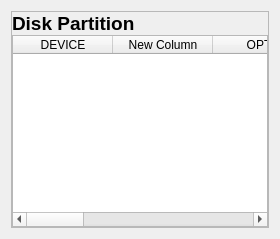
            <widget class="QWidget" name="storage">
             <layout class="QHBoxLayout" name="horizontalLayout_15">
              <item>
               <widget class="QFrame" name="storage_frame">
                <property name="frameShape">
                 <enum>QFrame::StyledPanel</enum>
                </property>
                <property name="frameShadow">
                 <enum>QFrame::Raised</enum>
                </property>
                <layout class="QVBoxLayout" name="verticalLayout_7">
                 <property name="spacing">
                  <number>0</number>
                 </property>
                 <property name="leftMargin">
                  <number>0</number>
                 </property>
                 <property name="topMargin">
                  <number>0</number>
                 </property>
                 <property name="rightMargin">
                  <number>0</number>
                 </property>
                 <property name="bottomMargin">
                  <number>0</number>
                 </property>
                 <item>
                  <widget class="QLabel" name="label_52">
                   <property name="font">
                    <font>
                     <pointsize>14</pointsize>
                     <weight>75</weight>
                     <bold>true</bold>
                    </font>
                   </property>
                   <property name="text">
                    <string>Disk Partition</string>
                   </property>
                  </widget>
                 </item>
                 <item>
                  <widget class="QTableWidget" name="storage_table_widget">
                   <column>
                    <property name="text">
                     <string>DEVICE</string>
                    </property>
                   </column>
                   <column>
                    <property name="text">
                     <string>New Column</string>
                    </property>
                   </column>
                   <column>
                    <property name="text">
                     <string>OPTS</string>
                    </property>
                   </column>
                   <column>
                    <property name="text">
                     <string>New Column</string>
                    </property>
                   </column>
                   <column>
                    <property name="text">
                     <string>MAX FILE</string>
                    </property>
                   </column>
                   <column>
                    <property name="text">
                     <string>MAX PATH</string>
                    </property>
                   </column>
                   <column>
                    <property name="text">
                     <string>TOTAL STORAGE</string>
                    </property>
                   </column>
                   <column>
                    <property name="text">
                     <string>FREE STORAGE</string>
                    </property>
                   </column>
                  </widget>
                 </item>
                </layout>
               </widget>
              </item>
             </layout>
            </widget>
